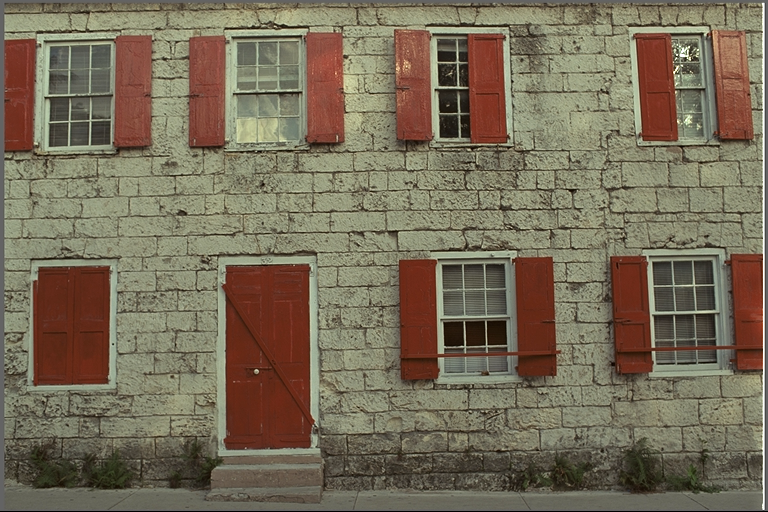
#> input picture data/kodak/kodim01.png, 768 x 512 px; its folder holds only this picture in this run
$ python fractal_structured_test.py
#> lines starting #> are read from the running program, lines starting #| are printed output that depends on the picture
### src/fractal_codec_cuda.py
import cupy as cp
import pickle
from tqdm import tqdm
import cv2

# --- Core Fractal Functions (GPU-accelerated with CuPy) ---

# [80 lines left out: functions _downsample_block_gpu, _fractal_encode_gpu_internal, not called in this run]

# --- Public API Functions ---

def fractal_compress_cuda(img, range_size=8, domain_size=16, show_progress=True, distortion_threshold=0.001, position=0):
    """
    Compresses a grayscale image using fractal encoding, accelerated on the GPU with CuPy.
    """
    if len(img.shape) > 2 and img.shape[2] == 3:
        img_gray = cv2.cvtColor(img, cv2.COLOR_BGR2GRAY)
    else:
        img_gray = img

    # Move image to GPU and convert to float
    img_gpu = cp.asarray(img_gray, dtype=cp.float32) / 255.0

    transformations = _fractal_encode_gpu_internal(img_gpu, range_size, domain_size, show_progress, distortion_threshold, position)

    return transformations, img_gray.shape

# [35 lines left out: functions _fractal_decode_gpu_internal, fractal_decompress_cuda, fractal_save, fractal_load, not called in this run]

### fractal_structured_test.py
import os
import cv2
import numpy as np
import pandas as pd
import glob
from concurrent.futures import ProcessPoolExecutor, as_completed
from tqdm import tqdm
from skimage.metrics import peak_signal_noise_ratio as psnr, structural_similarity as ssim


# Import from the CUDA-accelerated fractal codec
from src.fractal_codec_cuda import fractal_compress_cuda, fractal_decompress_cuda, fractal_save
# Import the CPU-based codec for hybrid processing
from src.fractal_codec_structured import fractal_compress as fractal_compress_cpu, fractal_decompress as fractal_decompress_cpu

def _find_and_set_cuda_path():
    """
    Tries to find the CUDA Toolkit path and set the CUDA_PATH environment variable.
    This helps CuPy locate the necessary CUDA libraries, especially in new processes.
    """
    # Search for the CUDA Toolkit in the default installation directory
    possible_paths = glob.glob(r"C:\Program Files\NVIDIA GPU Computing Toolkit\CUDA\v*")
    if possible_paths:
        # Use the latest version found
        latest_cuda_path = sorted(possible_paths)[-1]

        # 1. Set CUDA_PATH environment variable
        if 'CUDA_PATH' not in os.environ:
            print(f"Automatically setting CUDA_PATH to: {latest_cuda_path}")
            os.environ['CUDA_PATH'] = latest_cuda_path

        # 2. Add CUDA /bin directory to the system PATH for DLL loading
        cuda_bin_path = os.path.join(latest_cuda_path, 'bin')
        if cuda_bin_path not in os.environ['PATH']:
            print(f"Adding CUDA bin to system PATH: {cuda_bin_path}")
            os.environ['PATH'] = cuda_bin_path + os.pathsep + os.environ['PATH']

# [4 lines left out: function estimate_bitrate, not called in this run]

def process_chunk_gpu_task(args):
    """
    A self-contained function to process a single image chunk on the GPU.
    """
    image_path, dataset_name, dataset_output_dir, chunk_index, num_chunks, worker_id = args
    worker_id += 2 # Offset for dataset and image progress bars
    image_name = os.path.basename(image_path)
    chunk_name = f"{os.path.splitext(image_name)[0]}_chunk{chunk_index}"

    # 1. Read the image
    img_color = cv2.imread(image_path)

    # Determine the chunk (horizontal strip) for this task
    h, w, _ = img_color.shape
    chunk_height = h // num_chunks
    start_row = chunk_index * chunk_height
    end_row = (chunk_index + 1) * chunk_height if chunk_index < num_chunks - 1 else h
    img_chunk_color = img_color[start_row:end_row, :]

    # 2. Compress the image, passing the worker_id as the position for the progress bar
    compressed_data = fractal_compress_cuda(img_chunk_color, show_progress=True, position=worker_id, distortion_threshold=0.001)

    # Return the compressed data and original chunk shape for later reassembly
    return {
        'image_name': image_name,
        'dataset_name': dataset_name,
        'chunk_index': chunk_index,
        'compressed_data': compressed_data,
        'original_shape': img_chunk_color.shape,
        'type': 'gpu'
    }

# [75 lines left out: functions process_chunk_cpu_task, reassemble_and_calculate_metrics, not called in this run]

def run_fractal_structured_test(data_dirs, output_csv_name):
    """
    Tests the structured fractal codec on all images in the provided directories
    and saves the reconstructed images and metrics.
    """
#> called with output_csv_name = 'fractal_cuda_parallel.csv'
    # --- Configuration ---
    base_results_dir = "results"
    output_image_dir = os.path.join(base_results_dir, "fractal_cuda_parallel")
    metrics_dir = "results/metrics/"
    NUM_CHUNKS_PER_IMAGE = 4 # Configurable number of chunks to split each image into

    # --- Setup ---
    os.makedirs(output_image_dir, exist_ok=True)
    os.makedirs(metrics_dir, exist_ok=True)
    print(f"Output images will be saved to: {output_image_dir}")
    print(f"Metrics will be saved to: {metrics_dir}")

    collected_metrics = []

    # --- Execute tasks dataset by dataset to have per-dataset progress bars ---
    print(f"\nStarting parallel processing across {len(data_dirs)} datasets...")

    # --- Hybrid Worker Allocation ---
    # To cap GPU utilization, we limit the number of processes that can submit work to the GPU.
    # The remaining CPU cores will work on CPU-based compression in parallel.
    max_workers = os.cpu_count()
    # Set a hard cap on concurrent GPU processes to control utilization. '2' is a good starting point.
    NUM_GPU_WORKERS = min(4, max_workers - 1 if max_workers > 1 else 1) # Ensure at least 1 CPU worker if possible
    num_cpu_workers = max_workers - NUM_GPU_WORKERS

    print(f"Allocating {NUM_GPU_WORKERS} worker(s) for GPU tasks and {num_cpu_workers} for CPU tasks to keep GPU utilization below 100%.")
    # Outer loop for datasets, with its own progress bar
    dataset_pbar = tqdm(data_dirs.items(), desc="Total Datasets", unit="dataset", position=0)
    for dataset_name, dataset_path in dataset_pbar:
        dataset_pbar.set_description(f"Processing Dataset: {dataset_name}")

        tasks = []
        # --- Prepare chunk-based tasks for the current dataset ---
        try:
            image_files = [f for f in os.listdir(dataset_path) if f.lower().endswith(('.png', '.jpg', '.jpeg', '.bmp', '.tif', '.tiff'))]
            if not image_files:
                print(f"Warning: No images found in '{dataset_path}'. Skipping.")
                continue

            dataset_output_dir = os.path.join(output_image_dir, dataset_name)
            os.makedirs(dataset_output_dir, exist_ok=True)

            for image_name in image_files:
                for i in range(NUM_CHUNKS_PER_IMAGE):
                    image_path = os.path.join(dataset_path, image_name)
                    tasks.append((image_path, dataset_name, dataset_output_dir, i, NUM_CHUNKS_PER_IMAGE))

        except FileNotFoundError:
            print(f"Error: Input directory not found at '{dataset_path}'. Skipping.")
            continue

        # --- Sort tasks by size to prioritize larger images for GPU workers ---
        print(f"Sorting {len(tasks)} tasks for {dataset_name} by image size...")
        tasks.sort(key=lambda task: os.path.getsize(task[0]), reverse=True)

        completed_chunks_by_image = {}

        # --- Dynamic Task Execution for the current dataset ---
        with ProcessPoolExecutor(max_workers=max_workers) as executor:
            # Create iterators for task arguments and available worker IDs
            task_iterator = iter(tasks)

            # Map to track which future is running on which worker (and its type)
            # Values will be tuples: (worker_id, 'gpu') or (worker_id, 'cpu')
            future_to_worker = {}
            # New map to track the task arguments for each future, enabling task re-submission
            future_to_task_args = {}
            # Keep a reference to CPU futures to check for potential tasks to steal
            cpu_futures = set()

            # --- Initial task submission to fill all workers ---
            # Prioritize GPU workers first
            for worker_id in range(NUM_GPU_WORKERS):
                try:
                    task_args = next(task_iterator)
                    future = executor.submit(process_chunk_gpu_task, (*task_args, worker_id))
                    future_to_task_args[future] = task_args
                    future_to_worker[future] = (worker_id, 'gpu')
                except StopIteration:
                    break # No more tasks
#> this loop made 1 pass
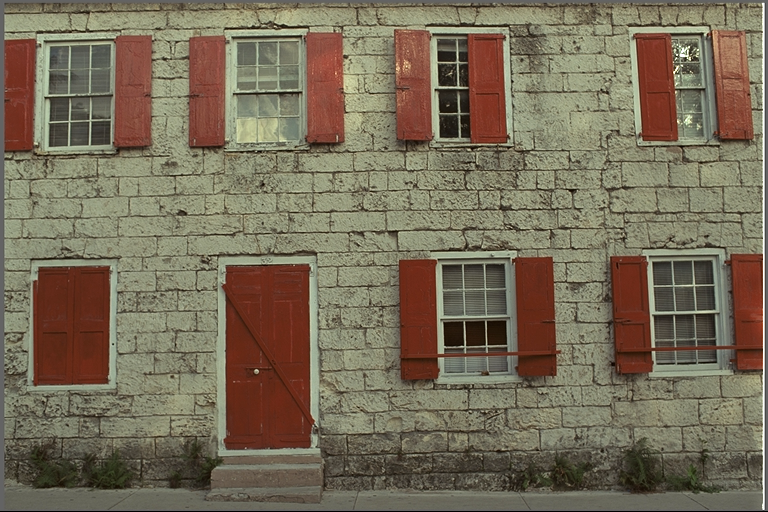
#> input picture data/kodak/kodim01.png, 768 x 512 px
#> pass 1, in process_chunk_gpu_task, `img_chunk_color = img_color[start_row:end_row, :]`:
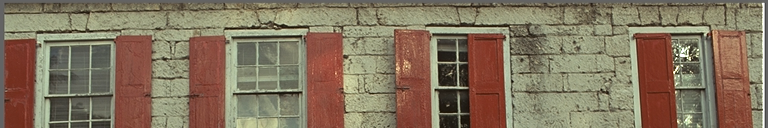
#> img_chunk_color: shape (128, 768, 3); mean B, G, R 94.6, 116.3, 132.4
#> pass 1, in fractal_compress_cuda, `img_gray = cv2.cvtColor(img, cv2.COLOR_BGR2GRAY)`:
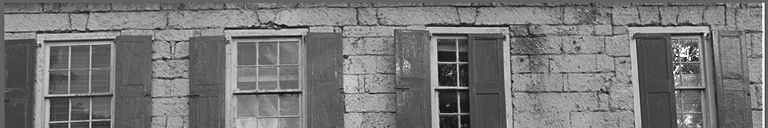
#> img_gray: shape (128, 768); min 6, max 255, mean 118.6

            # Then fill CPU workers
            for worker_id in range(num_cpu_workers):
                try:
                    task_args = next(task_iterator)
                    # Offset CPU worker IDs to avoid progress bar collision
                    future = executor.submit(process_chunk_cpu_task, (*task_args, worker_id + NUM_GPU_WORKERS))
                    future_to_task_args[future] = task_args
                    cpu_futures.add(future)
                    future_to_worker[future] = (worker_id, 'cpu')
                except StopIteration:
                    break # No more tasks

            # Progress bar for images within the current dataset
            image_pbar = tqdm(total=len(tasks), desc=f"Images in {dataset_name}", unit="image", position=1, leave=False)

            # --- Process tasks as they complete and submit new ones ---
            # as_completed() works on a snapshot. We need a loop that continues as long
            # as there are active futures.
            while future_to_worker:
                # Wait for the next future to complete
                done_future = next(as_completed(future_to_worker.keys()))

                image_pbar.update(1)
                try:
                    chunk_result = done_future.result()
                    image_name = chunk_result['image_name']

                    if image_name not in completed_chunks_by_image:
                        completed_chunks_by_image[image_name] = []

                    completed_chunks_by_image[image_name].append(chunk_result)

                    # If all chunks for an image are done, reassemble and calculate metrics
                    if len(completed_chunks_by_image[image_name]) == NUM_CHUNKS_PER_IMAGE:
                        final_metrics = reassemble_and_calculate_metrics(image_name, dataset_name, dataset_output_dir, completed_chunks_by_image[image_name], NUM_CHUNKS_PER_IMAGE)
                        collected_metrics.append(final_metrics)
                        del completed_chunks_by_image[image_name]

                except Exception as exc:
                    print(f'Task generated an exception: {exc}')

                # A worker has finished. Get its ID and type.
                # Also remove the completed task from our tracking maps.
                worker_id, worker_type = future_to_worker.pop(done_future)
                future_to_task_args.pop(done_future)
                if done_future in cpu_futures:
                    cpu_futures.remove(done_future)

                # Try to submit a new task to the now-free worker
                try:
                    # --- STAGE 1: Get a new task from the main iterator ---
                    task_args = next(task_iterator)
                    if worker_type == 'gpu':
                        new_future = executor.submit(process_chunk_gpu_task, (*task_args, worker_id))
                    else: # worker_type == 'cpu'
                        new_future = executor.submit(process_chunk_cpu_task, (*task_args, worker_id + NUM_GPU_WORKERS))
                        cpu_futures.add(new_future)
                    # Add the new task to our tracking dictionary
                    future_to_task_args[new_future] = task_args
                    future_to_worker[new_future] = (worker_id, worker_type)
                except StopIteration:
                    # --- STAGE 2: No new tasks. A GPU can now steal from a CPU. ---
                    if worker_type == 'gpu' and cpu_futures:
                        # Find a CPU task to steal
                        cpu_future_to_steal = cpu_futures.pop()

                        # Cancel the CPU task. This may not stop it if it's already running, but it prevents it from starting.
                        cpu_future_to_steal.cancel()
                        stolen_task_args = future_to_task_args.pop(cpu_future_to_steal)
                        future_to_worker.pop(cpu_future_to_steal)
                        print(f"\nGPU worker {worker_id} is stealing task for image {os.path.basename(stolen_task_args[0])} from a CPU worker.")
                        # Submit the stolen task to the GPU
                        new_future = executor.submit(process_chunk_gpu_task, (*stolen_task_args, worker_id))
                        future_to_worker[new_future] = (worker_id, 'gpu')
                        future_to_task_args[new_future] = stolen_task_args

    # --- Save Metrics to CSV ---
    # Sort by dataset and image name for consistent output
    collected_metrics.sort(key=lambda m: (m['dataset'], m['image']))
    df = pd.DataFrame(collected_metrics)
    csv_output_path = os.path.join(metrics_dir, "fractal_cuda_parallel.csv")
    df.to_csv(csv_output_path, index=False)

    print(f"\nTest complete. Reconstructed images are saved in '{output_image_dir}'.")
    print(f"Metrics saved to '{csv_output_path}'.")

if __name__ == "__main__":
    # Set the CUDA_PATH environment variable to help child processes find it.
    _find_and_set_cuda_path()

    data_dirs = {
        "kodak": "data/kodak",
        "standard_test": "data/standard_test",
        "clic_subset": "data/clic_subset"
    }
    run_fractal_structured_test(data_dirs, "fractal_cuda_parallel.csv")
#> (the call stopped at in fractal_compress_cuda, `img_gpu = cp.asarray(img_gray, dtype=cp.float32) / 255.0`: cupy is not available in this run)

$ run again, on data/kodak/kodim02.png
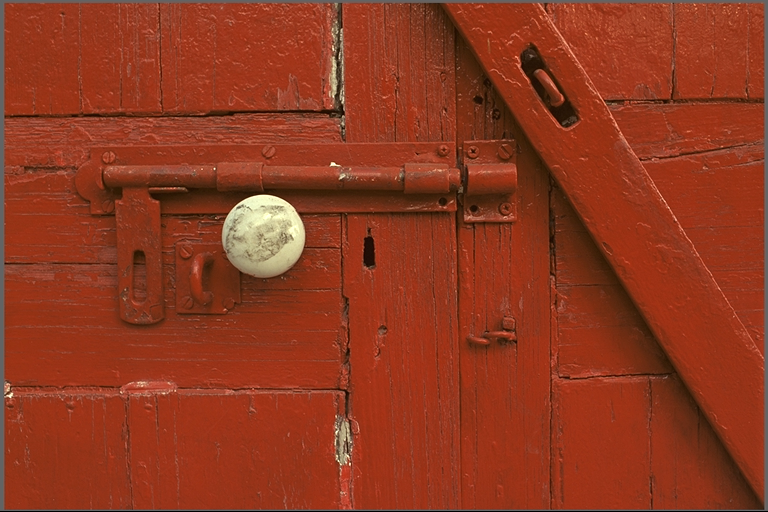
#> input picture data/kodak/kodim02.png, 768 x 512 px
#> the loop in run_fractal_structured_test, `for worker_id in range(NUM_GPU_WORKERS):` made 1 pass
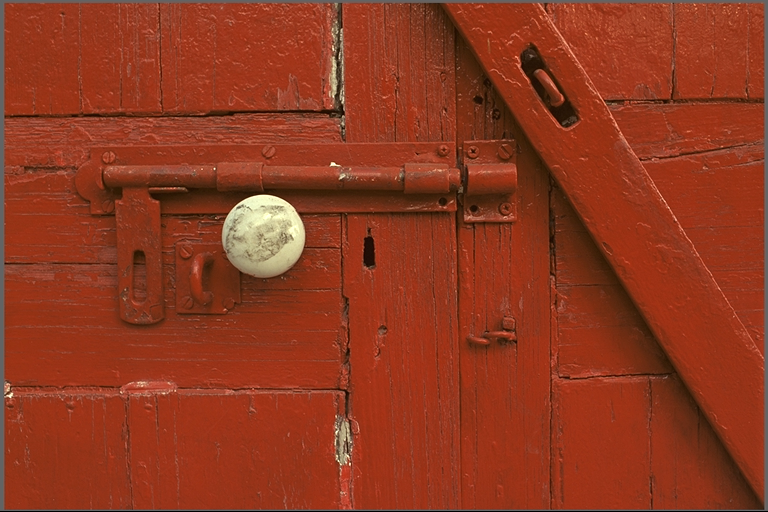
#> input picture data/kodak/kodim02.png, 768 x 512 px
#> pass 1, in process_chunk_gpu_task, `img_chunk_color = img_color[start_row:end_row, :]`:
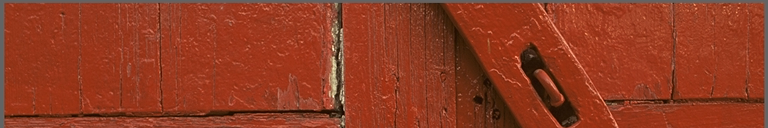
#> img_chunk_color: shape (128, 768, 3); mean B, G, R 33.9, 58.6, 145.1
#> pass 1, in fractal_compress_cuda, `img_gray = cv2.cvtColor(img, cv2.COLOR_BGR2GRAY)`:
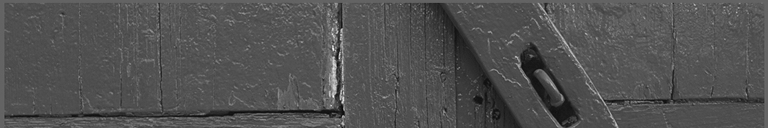
#> img_gray: shape (128, 768); min 7, max 252, mean 81.7
